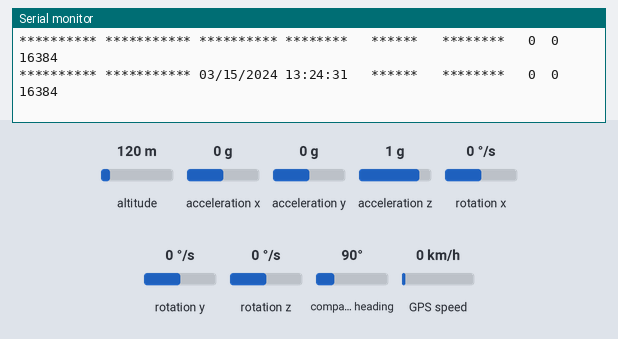
Bench run of a sketch on a simulated Arduino Uno, built with avr-gcc and run on an emulated ATmega328P. Parts: the last lines printed to the serial monitor. The test bench sets the inputs (shaded band); at power-on: altitude 120 m, acceleration x 0 g, acceleration y 0 g, acceleration z 1 g, rotation x 0 °/s, rotation y 0 °/s, rotation z 0 °/s, compass heading 90°, GPS speed 0 km/h. The GPS gets a fix after 3 s at 37.7749, -122.4194 with 8 satellites.

Above: at 1.2 s.
1.3 s: altitude set to 104 m
At 3.9 s:
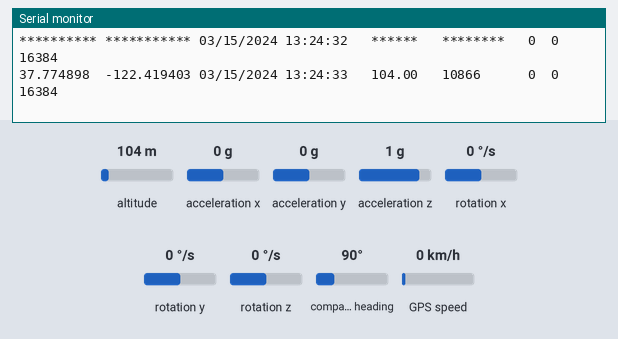
5.4 s: altitude set to 89 m
At 6.6 s:
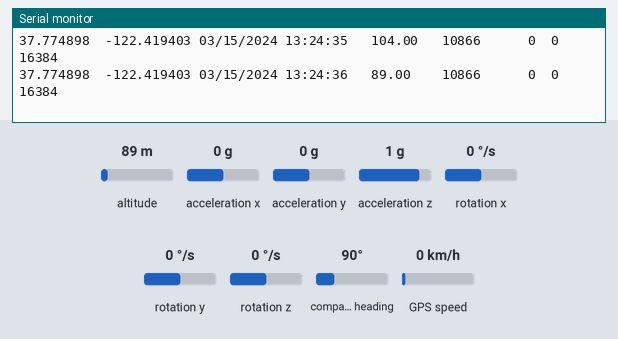
8.5 s: altitude set to 11 m
At 9.8 s:
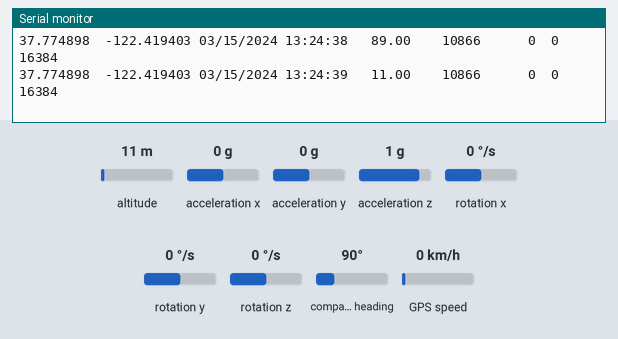
10.0 s: altitude set to 8 m
At 11.0 s:
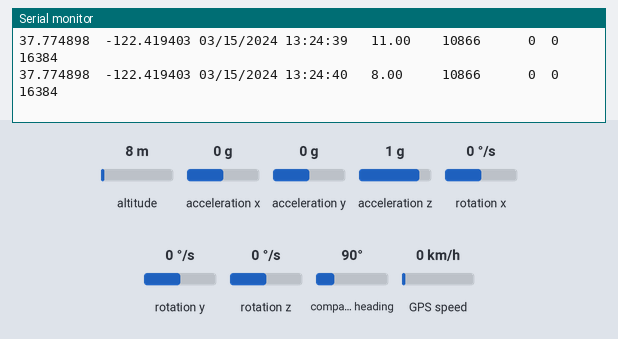

Measured:
- the behaviour switches between 100 and 99 m on altitude (found by bisection; images 1 and 2)
- the behaviour switches between 10 and 9 m on altitude (found by bisection; images 3 and 4)
- after the input at 1.3 s, the serial monitor: prints a new line after 1.8 s (image 1)
- after the input at 5.4 s, the serial monitor: prints a new line after 0.69 s (image 2)
- after the input at 8.5 s, the serial monitor: prints a new line after 0.62 s (image 3)
- after the input at 10.0 s, the serial monitor: prints a new line after 0.13 s (image 4)

The sketch:

Arduino-GPSveGYRO.ino
```cpp
#include <TinyGPS++.h> //gps kütüphane
#include <SoftwareSerial.h>
#include "I2Cdev.h"
#include "MPU6050.h" //gyro kütüphane
#include "Wire.h"
static void printDateTime(TinyGPSDate &d, TinyGPSTime &t); //prototip printDateTime fonksiyon
static void printFloat(float val, bool valid, int len, int prec); //prototip printFloat fonksiyon
static void printInt(unsigned long val, bool valid, int len); //prototip printInt fonksiyon
static void smartDelay(unsigned long ms); //prototip smartDelay fonksiyon

MPU6050 accelgyro; // Mpu6050 sensör tanımlama
int16_t ax, ay, az; //ivme tanımlama
int16_t gx, gy, gz; //gyro tanımlama
static const int RXPin = 4, TXPin = 3;
static const uint32_t GPSBaud = 9600; //gpsbaud değeri atama

TinyGPSPlus gps; //gps tanımlama

SoftwareSerial ss(RXPin, TXPin); //gps seri bağlantı

void setup()
{
  Wire.begin();
  Serial.begin(115200);
  Serial.println("I2C cihazlar baslatiliyor...");
  Serial.println("GPS baslatiliyor...");
  accelgyro.initialize();
  Serial.println("Test cihazi baglantilari...");
  Serial.println(accelgyro.testConnection() ? "MPU6050 baglanti basarili." : "MPU6050 baglantisi basarisiz.");
  Serial.println(ss.read() ? "GPS baglantisi basarili." : "GPS baglantisi basarisiz.");
  Serial.println();
  ss.begin(GPSBaud);
  Serial.println(F("Enlem      Boylam      Tarih      Zaman      Yukseklik  MF Uzaklik       X       Y       Z"));
  Serial.println(F("---------------------------------------------------------------------------------------------"));
}

void loop()
{
  static const double DUMF_LAT = 40.904310, DUMF_LON = 31.180550; //mühendislik fakültesi konumu
  accelgyro.getMotion6(&ax, &ay, &az, &gx, &gy, &gz); //gyrodan veri alma
  printFloat(gps.location.lat(), gps.location.isValid(), 11, 6); //enlem yazdırma
  printFloat(gps.location.lng(), gps.location.isValid(), 12, 6); //boylam yazdırma
  printDateTime(gps.date, gps.time);  //tarih saat yazdırma
  Serial.print("  ");
  printFloat(gps.altitude.meters(), gps.altitude.isValid(), 7, 2); //yukseklik yazdırma
  Serial.print("\t");
  unsigned long distanceKmToDuzceMF =
    (unsigned long)TinyGPSPlus::distanceBetween(
      gps.location.lat(),
      gps.location.lng(),
      DUMF_LAT,
      DUMF_LON) / 1000;
  printInt(distanceKmToDuzceMF, gps.location.isValid(), 9); //Düzce Mühendislik Fakültesine olan Uzaklık
  Serial.print("\t"); Serial.print(ax); Serial.print("\t"); //gyro x ekseni yazdırma
  Serial.print(ay); Serial.print("\t"); //gyro y ekseni yazdırma
  Serial.print(az); //gyro z ekseni yazdırma
  Serial.println();
  smartDelay(1000);

  if (millis() > 5000 && gps.charsProcessed() < 10)
    Serial.println(F("GPS verisi alinamadi. Lutfen kablolamayi kontrol edin."));
}

static void smartDelay(unsigned long ms) //gecikme fonksiyonu
{
  unsigned long start = millis();
  do
  {
    while (ss.available())
      gps.encode(ss.read());
  } while (millis() - start < ms);
}

static void printFloat(float val, bool valid, int len, int prec) //yazdirma fonksiyonu
{
  if (!valid)
  {
    while (len-- > 1)
      Serial.print('*');
    Serial.print(' ');
  }
  else
  {
    Serial.print(val, prec);
    int vi = abs((int)val);
    int flen = prec + (val < 0.0 ? 2 : 1); // . and -
    flen += vi >= 1000 ? 4 : vi >= 100 ? 3 : vi >= 10 ? 2 : 1;
    for (int i = flen; i < len; ++i)
      Serial.print(' ');
  }
  smartDelay(0);
}

static void printInt(unsigned long val, bool valid, int len)
{
  char sz[32] = "*****************";
  if (valid)
    sprintf(sz, "%ld", val);
  sz[len] = 0;
  for (int i = strlen(sz); i < len; ++i)
    sz[i] = ' ';
  if (len > 0)
    sz[len - 1] = ' ';
  Serial.print(sz);
  smartDelay(0);
}

static void printDateTime(TinyGPSDate &d, TinyGPSTime &t) //tarih, zaman bastirma fonksiyonu
{
  if (!d.isValid())
  {
    Serial.print(F("********** "));
  }
  else
  {
    char sz[32];
    sprintf(sz, "%02d/%02d/%02d ", d.month(), d.day(), d.year());
    Serial.print(sz);
  }

  if (!t.isValid())
  {
    Serial.print(F("******** "));
  }
  else
  {
    char sz[32];
    sprintf(sz, "%02d:%02d:%02d ", t.hour() + 3, t.minute(), t.second());
    Serial.print(sz);
  }
  smartDelay(0);
}
```
